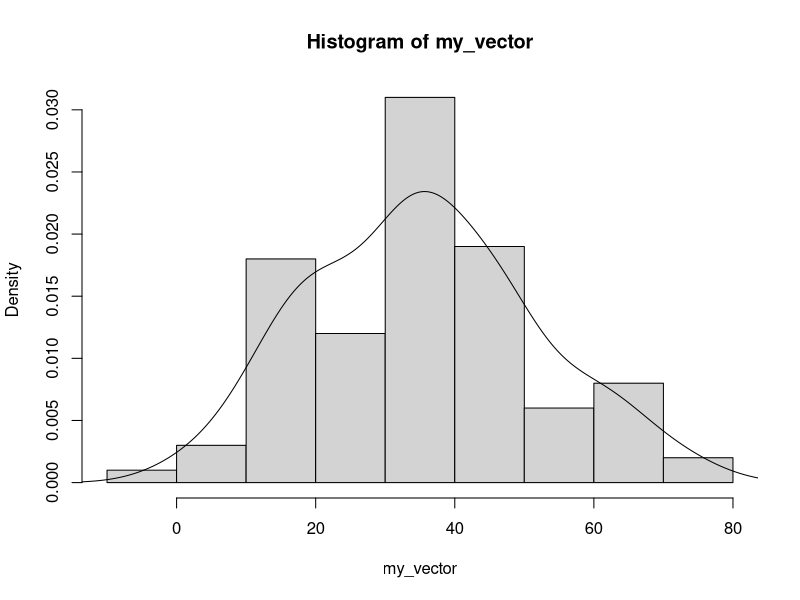

Source code (R):
#Exercise 6
#https://alexd106.github.io/intro2R/exercise_6.html

# Fri Feb 14 13:45:06 2025 ------------------------------

#1
circle_area_func <- function(r) pi*r**2
circle_diam <- 3.4
circle_area_func(circle_diam/2)
circle_diams <- 1:4
circle_area_func(circle_diams/2)

#2
F_to_C_converter <- function(F) {
  C <- (F-32)*5/9
  sprintf("Fahrenheit: %s is equivalent to %s centigrade.", F, C)
}
F_to_C_converter(-40)

#3
norm_vec = rnorm(100, mean = 35, sd = 15)
vec_stats = function(my_vector) {
  vec_mean <- mean(my_vector, na.rm = TRUE)
  vec_median <- median(my_vector, na.rm = TRUE)
  vec_range <- c(min(my_vector, na.rm = TRUE), max(my_vector, na.rm = TRUE))
  sprintf("Mean: %s, Median: %s, range: (%s, %s)", 
          vec_mean, vec_median, vec_range[1], vec_range[2])
  hist(my_vector, freq = FALSE)
  lines(density(my_vector))
}
vec_stats(norm_vec)

#4
my_median <- function(my_vector){
  sorted_vector <- sort(my_vector)
  if (length(sorted_vector)%%2 == 1)
    return(sorted_vector[length(sorted_vector) %/% 2 + 1])
  else
    middle <- length(sorted_vector) / 2
    return(mean(sorted_vector[middle:(middle + 1)]))
}
my_median(c(1,7,6,3,5,4,2))
my_median(c(8,3,5,2,1,7,6,4))

#5
ricker <- function(nzero, r, time, K = 100) {
  n <- c(nzero)
  for (i in 1:time)
    n[i+1] <- round(n[i]*exp(r*(1-n[i]/K)))
  return(n)
}
ricker(200,2,5)
ricker(400,2,5)
ricker(50,2,5)
ricker(50,4,5)
